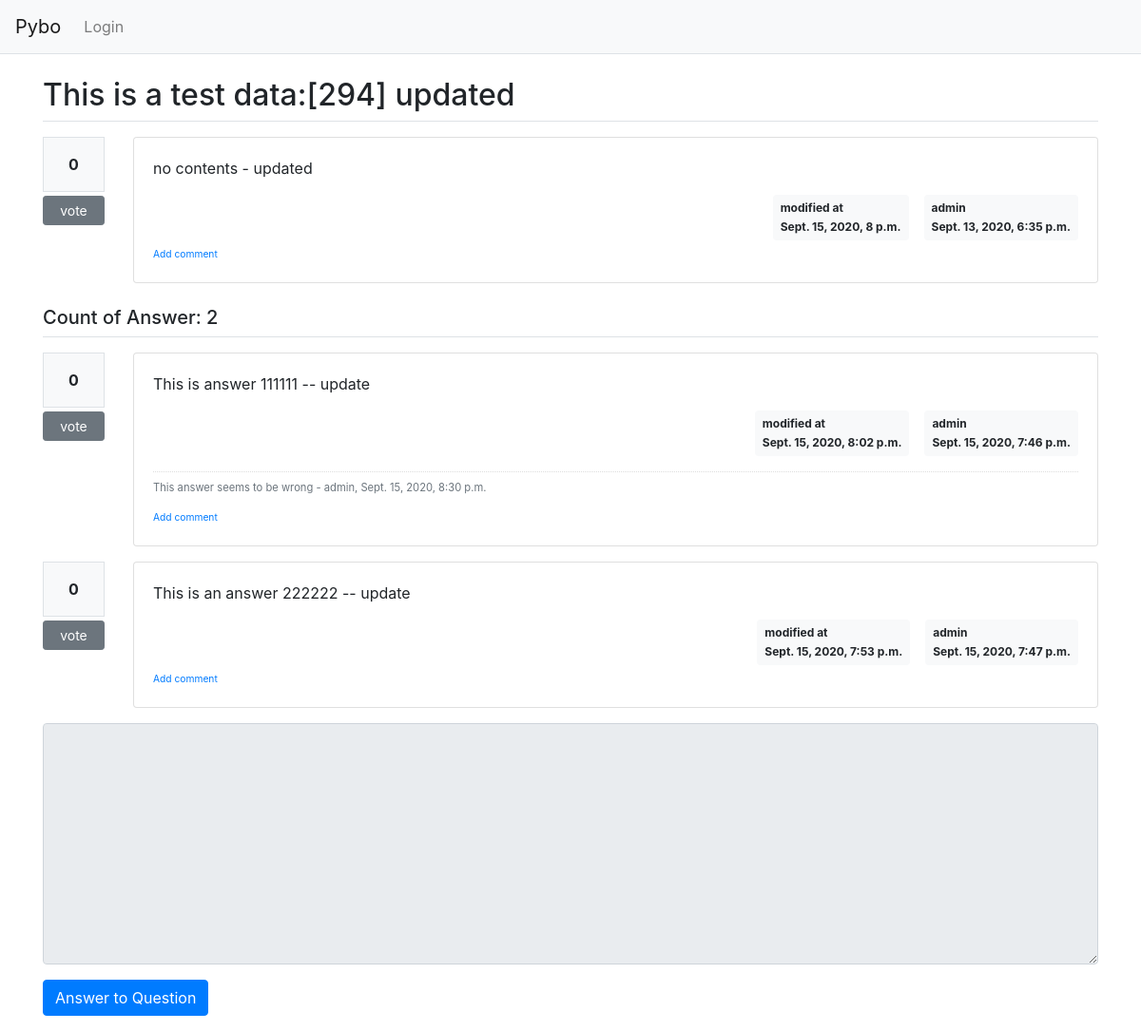
/pybo/300/, run on an earlier commit of the app's database.
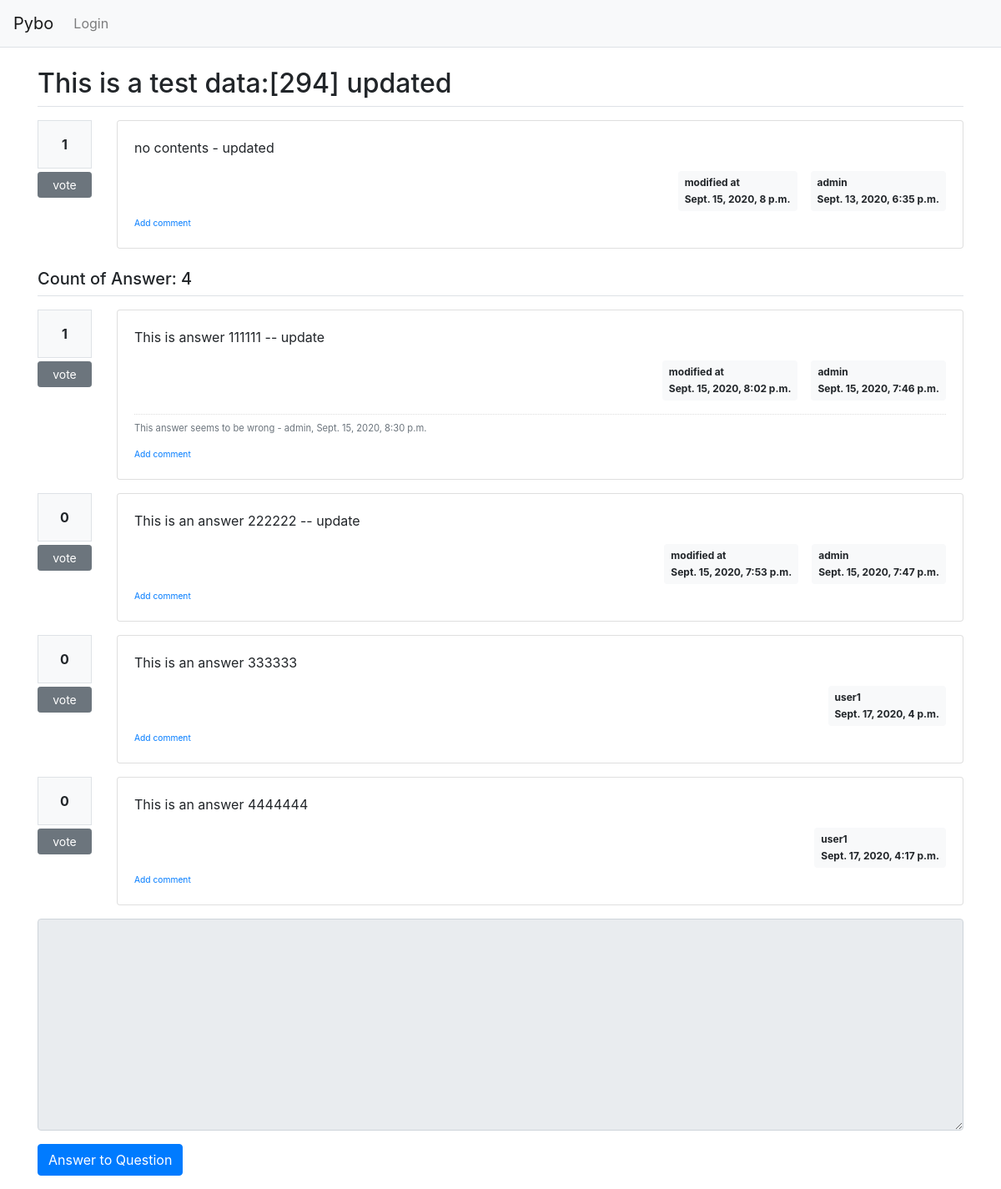
And on a later commit of the database.
### pybo/models.py (models this page shows, shortened)
class Question(models.Model):
    subject = models.CharField(max_length=200)
    content = models.TextField()
    create_date = models.DateTimeField()
    author = models.ForeignKey(User, on_delete=models.CASCADE, related_name='author_question')
    modify_date = models.DateTimeField(null=True, blank=True) # null allow, blank=true: form.is_valid() does not check this.
    voter = models.ManyToManyField(User, related_name='voter_question')

class Answer(models.Model):
    question = models.ForeignKey(Question, on_delete=models.CASCADE)
    content = models.TextField()
    create_date = models.DateTimeField()
    author = models.ForeignKey(User, on_delete=models.CASCADE, related_name='author_answer')
    modify_date = models.DateTimeField(null=True, blank=True)
    voter = models.ManyToManyField(User, related_name='voter_answer')

class Comment(models.Model):
    author = models.ForeignKey(User, on_delete=models.CASCADE)
    content = models.TextField()
    create_date = models.DateTimeField()
    modify_date = models.DateTimeField(null=True, blank=True)
    question = models.ForeignKey(Question, null=True, blank=True, on_delete=models.CASCADE) # note: comment can be either question or answer. Therefore, null=True, blank =True
    answer = models.ForeignKey(Answer, null=True, blank=True, on_delete=models.CASCADE) # note: same as above comment

### pybo/views/base_views.py (the view)
# urls.py: path('<int:question_id>/', base_views.detail, name='detail'),
def detail(request, question_id):
    question = get_object_or_404(Question, pk=question_id)  # question = Question.objects.get(id=question_id)
    context = {'question': question}
    return render(request, 'pybo/question_detail.html', context)

### pybo/templatetags/pybo_filter.py (called while the page is built)
@register.filter()
def mark(value):
    extensions = ["nl2br", "fenced_code"] #nl2br : linefeed into <br> tag, fenced_code: markdown into html
    return mark_safe(markdown.markdown(value, extensions=extensions))

### templates/pybo/question_detail.html (shortened to what this page needs)
{% extends 'base.html' %}
{% load pybo_filter %}
{% block content %}
<div class="container my-3">
    <h2 class="border-bottom py-2">{{ question.subject }}</h2>
    <div class="row my-3">
        <div class="col-1">
            <div class="bg-light text-center p-3 border font-weight-bolder mb-1">{{question.voter.count}}</div>
            <a href="#" data-uri="{% url 'pybo:vote_question' question.id  %}"
               class="recommend btn btn-sm btn-secondary btn-block my-1">vote</a>
        </div>
        <div class="col-11">
            <div class="card">
                <div class="card-body">
                <div class="card-text">{{ question.content | mark }}</div>
                <div class="d-flex justify-content-end">
                    {% if question.modify_date %}
                    <div class="badge badge-light p-2 text-left mx-3">
                        <div class="mb-2">modified at</div>
                        <div>{{ question.modify_date }}</div>
                    </div>
                    {% endif %}
                    <div class="badge badge-light p-2 text-left">
                        <div class="mb-2">{{ question.author.username }}</div>
                        <div>{{ question.create_date }}</div>
                    </div>
                </div>
                <div>
                    <a href="{% url 'pybo:comment_create_question' question.id  %}"
                       class="small"><small>Add comment</small></a>
                </div>
            </div>
            </div>
        </div>
    </div>
    <h5 class="border-bottom my-3 py-2">Count of Answer: {{question.answer_set.count}}</h5>
    {% for answer in question.answer_set.all %}
    <div class="row my-3">
        <div class="col-1">
            <div class="bg-light text-center p-3 border font-weight-bolder mb-1">{{answer.voter.count}}</div>
            <a href="#" data-uri="{% url 'pybo:vote_answer' answer.id  %}"
                class="recommend btn btn-sm btn-secondary btn-block my-1">vote</a>
        </div>
        <div class="col-11">
            <div class="card">
            <div class="card-body">
            <div class="card-text">{{ answer.content | mark }}</div>
            <div class="d-flex justify-content-end">
                {% if answer.modify_date %}
                <div class="badge badge-light p-2 text-left mx-3">
                    <div class="mb-2">modified at</div>
                    <div>{{ answer.modify_date }}</div>
                </div>
                {% endif %}
                <div class="badge badge-light p-2 text-left">
                    <div class="mb-2">{{ answer.author.username }}</div>
                    <div>{{ answer.create_date }}</div>
                </div>
            </div>
            {% if answer.comment_set.count > 0 %}
            <div class="mt-3">
            {% for comment in answer.comment_set.all %}
                <div class="comment py-2 text-muted">
                    <span style="white-space: pre-line;">{{ comment.content }}</span>
                    <span>
                        - {{ comment.author }}, {{ comment.create_date }}
                    </span>
                </div>
            {% endfor %}
            </div>
            {% endif %}
            <div>
                <a href="{% url 'pybo:comment_create_answer' answer.id  %}"
                   class="small"><small>Add comment</small></a>
            </div>
            </div>
        </div>
        </div>
    </div>
    {% endfor %}
    <form action="{% url 'pybo:answer_create' question.id %}" method="post" class="my-3">
        <div class="form-group">
            <textarea {% if not user.is_authenticated %}disabled{% endif %}
              name="content" id="content" class="form-control" rows="10"></textarea>
        </div>
        <input type="submit" value="Answer to Question" class="btn btn-primary">
    </form>
</div>
{% endblock %}

### templates/base.html (shortened to what this page needs)
{% load static %}
<!doctype html>
<html lang="ko">
<head>
    <link rel="stylesheet" type="text/css" href="{% static 'bootstrap.min.css' %}">
    <link rel="stylesheet" type="text/css" href="{% static 'style.css' %}">
</head>
<body>
{% include "navbar.html" %}
{% block content %}
{% endblock %}
</body>
</html>

### templates/navbar.html (shortened to what this page needs)
<nav class="navbar navbar-expand-lg navbar-light bg-light border-bottom">
    <a class="navbar-brand" href="{% url 'pybo:index' %}">Pybo</a>
    <div class="collapse navbar-collapse flex-grow-0" id="navbarNav">
        <ul class="navbar-nav">
            <li class="nav-item ">
                {% if user.is_authenticated %}
                    <a class="nav-link" href="{% url 'common:logout' %}">{{ user.username }} (Logout)</a>
                {% else %}
                    <a class="nav-link" href="{% url 'common:login' %}">Login</a>
                {% endif %}
            </li>
        </ul>
    </div>
</nav>

### static/style.css (style rules this page uses)
.comment { border-top:dotted 1px #ddd; font-size:0.7em; }

What changed in the data, as far as the page shows it:
computed for Question "This is a test data:[294] updated": voter.count "0" → "1"; answer_set.count "2" → "4"
computed for Answer "This is answer 111111 -- update": voter.count "0" → "1"
added Answer: voter.count "0", content|mark "This is an answer 333333", author.username "user1", create_date "Sept. 17, 2020, 4 p.m."
added Answer: voter.count "0", content|mark "This is an answer 4444444", author.username "user1", create_date "Sept. 17, 2020, 4:17 p.m."
